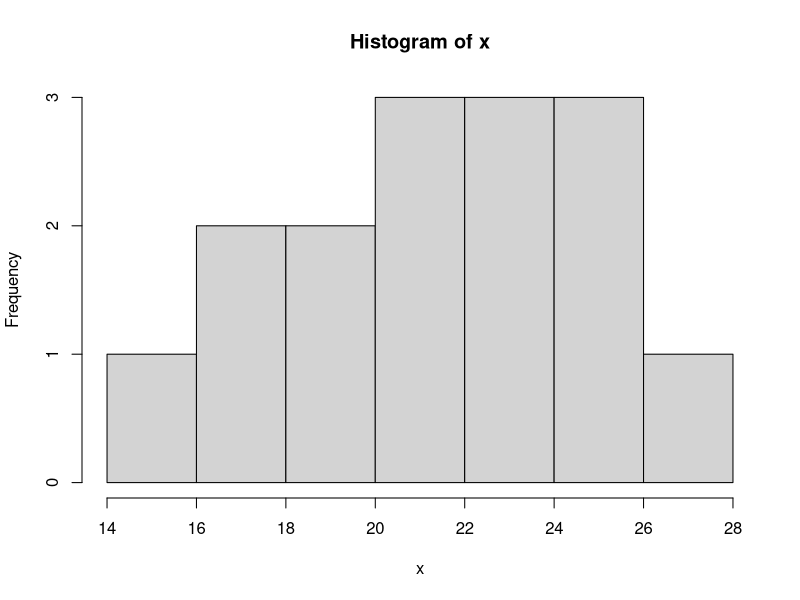
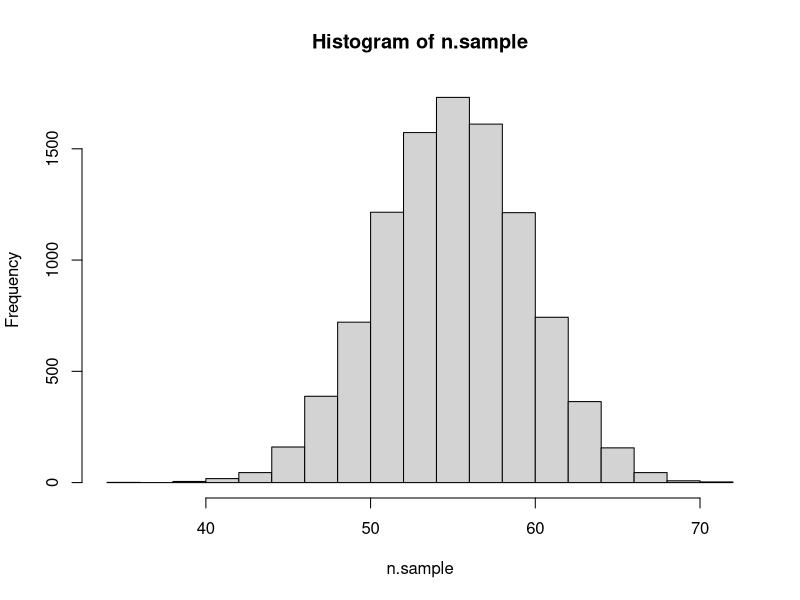

Write R code to recreate these figures, in order.
install.packages("e1071")
library(e1071) 

# 1
x <- c(19.09, 19.55, 17.89, 17.73, 25.15, 27.27, 25.24, 21.05, 21.65, 20.92, 22.61, 15.71, 22.04, 22.60, 24.25)
print(skewness(x))
print(kurtosis(x))
hist(x)

# 2
n.sample <- rnorm(n = 10000, mean = 55, sd = 4.5)
skewness(n.sample)
kurtosis(n.sample)
hist(n.sample)

# 3
v <- c(88, 95, 92, 97, 96, 97, 94, 86, 91, 95, 97, 88, 85, 76, 68)

# 4
duration = faithful$eruptions     # eruption durations 
moment(duration, order=3, center=TRUE)
print(skewness(duration))
print(kurtosis(duration))

# 5
pbinom(4, 12, 0.2)

# 6
pnorm(84, mean=72, sd=15.2, lower.tail=FALSE)

# 7
## P(X)
wha <- seq(1,7,by = 1)
dbinom(wha, 7, 0.4)

## P(X = 3)
dbinom(3, 7, 0.4)

## P(X = 5)
dbinom(5, 7, 0.4)

## P(X <= 3)
pbinom(3, 7, 0.4)

xis3 <- dbinom(1, 7, 0.4) + dbinom(2, 7, 0.4) + dbinom(3, 7, 0.4)
print(xis3)

## P(X > 3)
pbinom(3, 7, 0.7)

## P(X >= 4)

#Method 1
pbinom(4, 7, 0.4)

# Method 2
x <- c(4,5,6,7)
pbinom(x, 7, 0.4)

# Method 3
x1 <- seq(4, 7 , by = 1)
pbinom(x1, 7, 0.4)

# Method 4
x3 <- 1 - pbinom(4, 7, 0.4) + dbinom(4, 7, 0.4)
x3

# 8
## P(X)
wha2 <- seq(1, 30, by = 1)
dnorm(wha2, 15, 0.3)

## P(X = 30)
dnorm(30, 15, 0.3)

## P(X >= 21)
x4 <- 1 - pnorm(21, 15, 0.3) + dnorm(21, 15, 0.3)
x4